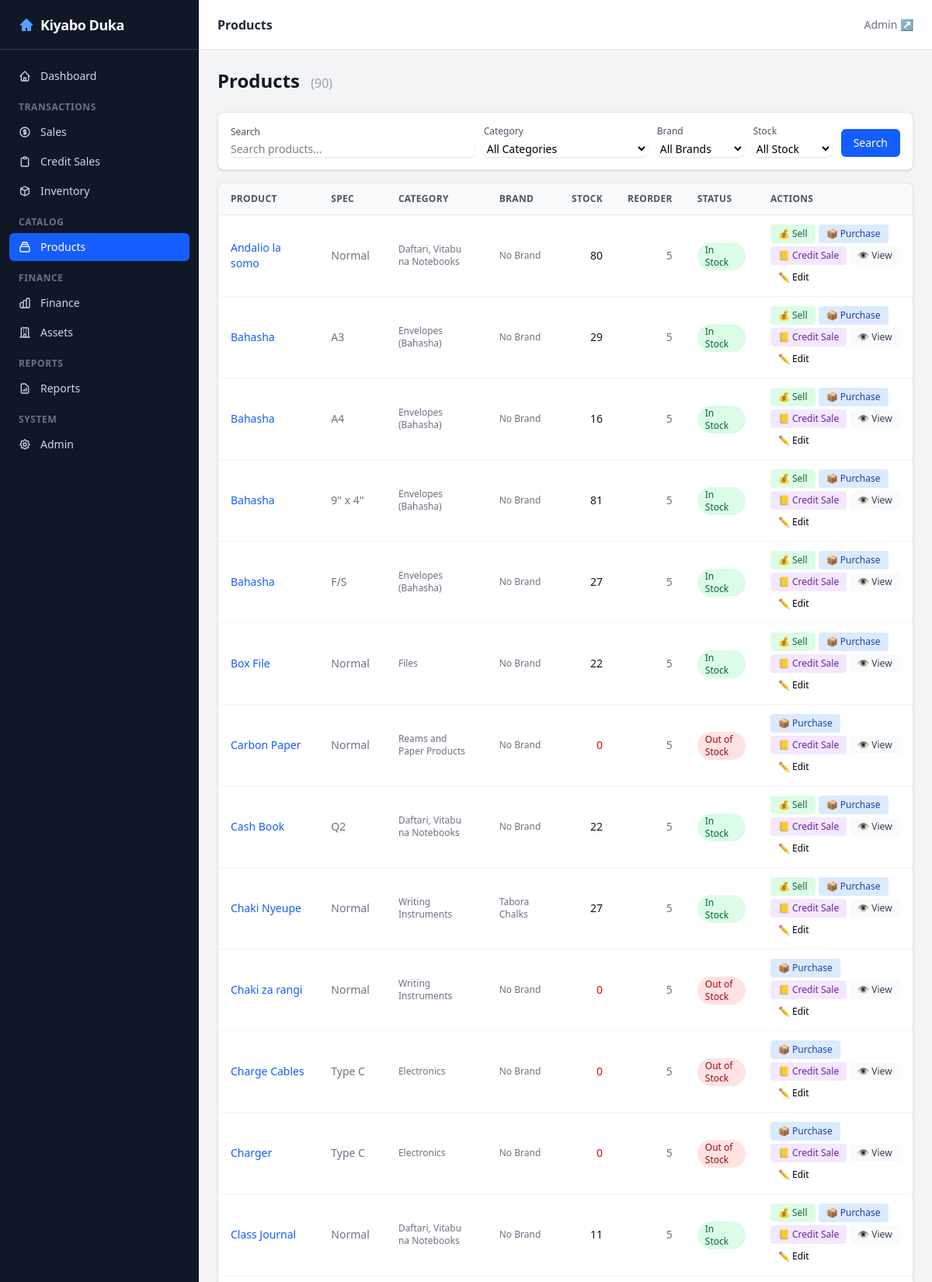
/catalog/products/ (upper part), run on the app's committed database.
### catalog/models.py (models this page shows, shortened)
class ProductSpec(TimestampedModel, ActionMixin):
    product = models.ForeignKey(Product, on_delete=models.PROTECT, related_name='specs')
    spec_value = models.ForeignKey(SpecValue, on_delete=models.PROTECT, related_name='product_specs')
    default_cost_price = models.DecimalField(max_digits=15, decimal_places=2, null=True, blank=True)
    default_selling_price = models.DecimalField(max_digits=15, decimal_places=2, null=True, blank=True)
    reorder_level = models.PositiveIntegerField(default=5)
    current_stock = models.IntegerField(default=0)
    cached_wac = models.DecimalField(max_digits=15, decimal_places=2, default=0,
                                     verbose_name='Cached Weighted Avg Cost')
    cached_stock_value = models.DecimalField(max_digits=15, decimal_places=2, default=0,
                                             verbose_name='Cached Stock Value (TZS)')
    budget_monthly_sales_qty = models.PositiveIntegerField(default=0)
    class Meta:
        unique_together = [['product', 'spec_value']]
        ordering = ['product__name', 'spec_value__value']
    def can_edit(self, user=None) -> bool:
        return True
    def get_absolute_url(self):
        from django.urls import reverse
        return reverse('catalog:product_detail', kwargs={'pk': self.pk})
    def get_update_url(self):
        from django.urls import reverse
        return reverse('catalog:product_detail', kwargs={'pk': self.pk})
    def get_sell_url(self):
        from django.urls import reverse
        return f"{reverse('sales:sale_create')}?product_spec={self.pk}"
    def get_purchase_url(self):
        from django.urls import reverse
        return f"{reverse('inventory:purchase_create')}?product_spec={self.pk}"
    def get_credit_sale_url(self):
        from django.urls import reverse
        return f"{reverse('credit:debt_create')}?product_spec={self.pk}"
    def can_sell(self):
        return self.current_stock > 0
    def can_purchase(self):
        return True
    def needs_reorder(self):
        return self.current_stock <= self.reorder_level and self.current_stock > 0
    def is_out_of_stock(self):
        return self.current_stock <= 0
    def get_status_badge_class(self):
        if self.is_out_of_stock():
            return 'bg-red-100 text-red-800'
        elif self.needs_reorder():
            return 'bg-yellow-100 text-yellow-800'
        else:
            return 'bg-green-100 text-green-800'
    def get_status_label(self):
        if self.is_out_of_stock():
            return 'Out of Stock'
        elif self.needs_reorder():
            return 'Low Stock'
        else:
            return 'In Stock'
    def get_quick_actions(self) -> list:
        actions = []
        if self.can_sell():
            actions.append({'label': 'Sell', 'url': self.get_sell_url(), 'icon': '💰'})
        if self.can_purchase():
            actions.append({'label': 'Purchase', 'url': self.get_purchase_url(), 'icon': '📦'})
        actions.append({'label': 'Credit Sale', 'url': self.get_credit_sale_url(), 'icon': '📒'})
        return actions

class Product(TimestampedModel):
    name = models.CharField(max_length=255)
    product_type = models.ForeignKey(ProductType, on_delete=models.PROTECT, related_name='products')
    brand = models.ForeignKey(Brand, on_delete=models.SET_NULL, null=True, blank=True, related_name='products')
    unit = models.ForeignKey(Unit, on_delete=models.SET_NULL, null=True, blank=True, related_name='products')
    image_path = models.CharField(max_length=255, blank=True)
    class Meta:
        unique_together = [['name', 'product_type', 'brand']]
        ordering = ['name']

class SpecValue(TimestampedModel):
    spec = models.ForeignKey(Spec, on_delete=models.PROTECT, related_name='values')
    value = models.CharField(max_length=255)
    class Meta:
        unique_together = [['spec', 'value']]
        ordering = ['spec__name', 'value']

class ProductType(TimestampedModel):
    category = models.ForeignKey(Category, on_delete=models.PROTECT, related_name='types')
    name = models.CharField(max_length=255)
    class Meta:
        unique_together = [['category', 'name']]
        ordering = ['category__name', 'name']

class Category(TimestampedModel):
    name = models.CharField(max_length=255, unique=True)
    class Meta:
        verbose_name_plural = 'Categories'
        ordering = ['name']

class Brand(TimestampedModel):
    name = models.CharField(max_length=255, unique=True)
    class Meta:
        ordering = ['name']

### catalog/views.py (the view, shortened to what this page needs)
# urls.py: path('products/', views.ProductSpecListView.as_view(), name='product_list'),
class ProductSpecListView(ListView):
    model = ProductSpec
    template_name = 'catalog/product_list.html'
    context_object_name = 'products'
    paginate_by = 50
    def get_queryset(self):
        queryset = ProductSpec.objects.select_related(
            'product', 'product__product_type', 'product__product_type__category',
            'product__brand', 'spec_value', 'product__unit'
        ).annotate(
            total_purchased=Coalesce(Sum('purchase_details__quantity'), 0, output_field=IntegerField()),
            total_sold=Coalesce(Sum('sales__quantity'), 0, output_field=IntegerField()),
        )
        search = self.request.GET.get('search', '').strip()
        category_id = self.request.GET.get('category')
        if category_id:
            queryset = queryset.filter(product__product_type__category_id=category_id)
        brand_id = self.request.GET.get('brand')
        if brand_id:
            queryset = queryset.filter(product__brand_id=brand_id)
        stock_status = self.request.GET.get('stock_status')
        if stock_status == 'out':
            queryset = queryset.filter(current_stock__lte=0)
        elif stock_status == 'low':
            queryset = queryset.filter(current_stock__gt=0, current_stock__lte=F('reorder_level'))
        elif stock_status == 'ok':
            queryset = queryset.filter(current_stock__gt=F('reorder_level'))
        sort_by = self.request.GET.get('sort', 'name')
        sort_order = self.request.GET.get('order', 'asc')
        sort_fields = {
            'name': 'product__name',
            'stock': 'current_stock',
            'cost': 'default_cost_price',
            'price': 'default_selling_price',
            'category': 'product__product_type__category__name',
        }
        if sort_by in sort_fields:
            field = sort_fields[sort_by]
            if sort_order == 'desc':
                field = '-' + field
            queryset = queryset.order_by(field)
        return queryset
    def get_context_data(self, **kwargs):
        context = super().get_context_data(**kwargs)
        context['categories'] = Category.objects.all()
        context['brands'] = Brand.objects.all()
        context['filters'] = {
            'search': self.request.GET.get('search', ''),
            'category': self.request.GET.get('category', ''),
            'brand': self.request.GET.get('brand', ''),
            'stock_status': self.request.GET.get('stock_status', ''),
            'sort': self.request.GET.get('sort', 'name'),
            'order': self.request.GET.get('order', 'asc'),
        }
        context['total_count'] = self.get_queryset().count()
        return context

### templates/catalog/product_list.html (shortened to what this page needs)
{% extends 'base.html' %}
{% block page_title %}<h1 class="text-base font-semibold text-gray-800">Products</h1>{% endblock %}
{% block content %}
<div class="flex items-center justify-between mb-6">
    <h1 class="text-2xl font-bold text-gray-900">Products
        {% if total_count %}<span class="ml-2 text-base font-normal text-gray-400">({{ total_count }})</span>{% endif %}
    </h1>
</div>
<div class="bg-white rounded-lg shadow-sm border border-gray-200 p-4 mb-4">
    <form method="get" class="flex flex-wrap gap-3 items-end">
        <div class="flex-1 min-w-48">
            <label class="block text-xs font-medium text-gray-600 mb-1">Search</label>
            <input type="text" name="search" value="{{ filters.search }}" placeholder="Search products..."
                   class="block w-full rounded-md border-gray-300 shadow-sm focus:border-blue-500 focus:ring-blue-500 text-sm">
        </div>
        <div>
            <label class="block text-xs font-medium text-gray-600 mb-1">Category</label>
            <select name="category" onchange="this.form.submit()"
                    class="block rounded-md border-gray-300 shadow-sm focus:border-blue-500 focus:ring-blue-500 text-sm">
                <option value="">All Categories</option>
            </select>
        </div>
        <div>
            <label class="block text-xs font-medium text-gray-600 mb-1">Brand</label>
            <select name="brand" onchange="this.form.submit()"
                    class="block rounded-md border-gray-300 shadow-sm focus:border-blue-500 focus:ring-blue-500 text-sm">
                <option value="">All Brands</option>
            </select>
        </div>
        <div>
            <label class="block text-xs font-medium text-gray-600 mb-1">Stock</label>
            <select name="stock_status" onchange="this.form.submit()"
                    class="block rounded-md border-gray-300 shadow-sm focus:border-blue-500 focus:ring-blue-500 text-sm">
                <option value="">All Stock</option>
            </select>
        </div>
        <button type="submit"
                class="inline-flex items-center px-4 py-2 bg-blue-600 text-white text-sm font-medium rounded-md hover:bg-blue-700 transition-colors">
            Search
        </button>
    </form>
</div>
<div class="bg-white rounded-lg shadow-sm border border-gray-200 overflow-hidden">
    <div class="overflow-x-auto">
        <table class="min-w-full divide-y divide-gray-200 text-sm">
            <thead class="bg-gray-50">
                <tr>
                    <th class="px-4 py-3 text-left text-xs font-semibold text-gray-600 uppercase tracking-wide">Product</th>
                    <th class="px-4 py-3 text-left text-xs font-semibold text-gray-600 uppercase tracking-wide">Spec</th>
                    <th class="px-4 py-3 text-left text-xs font-semibold text-gray-600 uppercase tracking-wide">Category</th>
                    <th class="px-4 py-3 text-left text-xs font-semibold text-gray-600 uppercase tracking-wide">Brand</th>
                    <th class="px-4 py-3 text-right text-xs font-semibold text-gray-600 uppercase tracking-wide">Stock</th>
                    <th class="px-4 py-3 text-right text-xs font-semibold text-gray-600 uppercase tracking-wide">Reorder</th>
                    <th class="px-4 py-3 text-left text-xs font-semibold text-gray-600 uppercase tracking-wide">Status</th>
                    <th class="px-4 py-3 text-left text-xs font-semibold text-gray-600 uppercase tracking-wide">Actions</th>
                </tr>
            </thead>
            <tbody class="divide-y divide-gray-100">
                {% for product in products %}
                <tr class="hover:bg-gray-50 transition-colors">
                    <td class="px-4 py-3">
                        <a href="{{ product.get_absolute_url }}" class="font-medium text-blue-600 hover:text-blue-700">
                            {{ product.product.name }}
                        </a>
                    </td>
                    <td class="px-4 py-3 text-gray-500">{{ product.spec_value.value }}</td>
                    <td class="px-4 py-3 text-gray-500 text-xs">{{ product.product.product_type.category.name }}</td>
                    <td class="px-4 py-3 text-gray-500 text-xs">{{ product.product.brand.name|default:"—" }}</td>
                    <td class="px-4 py-3 text-right tabular-nums font-medium
                        {% if product.is_out_of_stock %}text-red-600{% elif product.needs_reorder %}text-yellow-600{% else %}text-gray-900{% endif %}">
                        {{ product.current_stock }}
                    </td>
                    <td class="px-4 py-3 text-right tabular-nums text-gray-500">{{ product.reorder_level }}</td>
                    <td class="px-4 py-3">
                        <span class="inline-flex items-center px-2.5 py-0.5 rounded-full text-xs font-medium {{ product.get_status_badge_class }}">
                            {{ product.get_status_label }}
                        </span>
                    </td>
                    <td class="px-4 py-3">
                        <div class="flex gap-1 flex-wrap">
                            {% for action in product.get_quick_actions %}
                            <a href="{{ action.url }}"
                               class="px-2.5 py-1 text-xs font-medium rounded hover:opacity-90 transition-colors"
                               style="background-color: {% if action.label == 'Sell' %}#dcfce7{% elif action.label == 'Purchase' %}#dbeafe{% else %}#f3e8ff{% endif %}; color: {% if action.label == 'Sell' %}#166534{% elif action.label == 'Purchase' %}#1e40af{% else %}#6b21a8{% endif %};"
                               title="{{ action.label }}">
                                {{ action.icon }} {{ action.label }}
                            </a>
                            {% endfor %}
                            <a href="{{ product.get_absolute_url }}"
                               class="px-2.5 py-1 text-xs font-medium bg-gray-50 text-gray-700 rounded hover:bg-gray-100 transition-colors"
                               title="View details">
                                👁️ View
                            </a>
                            {% if product.can_edit %}
                            <a href="{{ product.get_update_url }}"
                               class="px-2.5 py-1 text-xs font-medium bg-indigo-50 text-indigo-700 rounded hover:bg-indigo-100 transition-colors"
                               title="Edit product">
                                ✏️ Edit
                            </a>
                            {% endif %}
                        </div>
                    </td>
                </tr>
                {% empty %}
                <tr>
                    <td colspan="8" class="px-4 py-8 text-center text-gray-400">No products found matching your criteria</td>
                </tr>
                {% endfor %}
            </tbody>
        </table>
    </div>
</div>
{% endblock %}

### data on the page
ProductSpec: product.name "Andalio la somo", spec_value.value "Normal", product.product_type.category.name "Daftari, Vitabu na Notebooks", product.brand.name "No Brand", current_stock "80", reorder_level "5", get_status_label "In Stock", icon "💰" "📦" "📒", label "Sell" "Purchase" "Credit Sale"
ProductSpec: product.name "Bahasha", spec_value.value "A3", product.product_type.category.name "Envelopes (Bahasha)", product.brand.name "No Brand", current_stock "29", reorder_level "5", get_status_label "In Stock", icon "💰" "📦" "📒", label "Sell" "Purchase" "Credit Sale"
ProductSpec: product.name "Bahasha", spec_value.value "A4", product.product_type.category.name "Envelopes (Bahasha)", product.brand.name "No Brand", current_stock "16", reorder_level "5", get_status_label "In Stock", icon "💰" "📦" "📒", label "Sell" "Purchase" "Credit Sale"
ProductSpec: product.name "Bahasha", spec_value.value "9\" x 4\"", product.product_type.category.name "Envelopes (Bahasha)", product.brand.name "No Brand", current_stock "81", reorder_level "5", get_status_label "In Stock", icon "💰" "📦" "📒", label "Sell" "Purchase" "Credit Sale"
ProductSpec: product.name "Bahasha", spec_value.value "F/S", product.product_type.category.name "Envelopes (Bahasha)", product.brand.name "No Brand", current_stock "27", reorder_level "5", get_status_label "In Stock", icon "💰" "📦" "📒", label "Sell" "Purchase" "Credit Sale"
ProductSpec: product.name "Box File", spec_value.value "Normal", product.product_type.category.name "Files", product.brand.name "No Brand", current_stock "22", reorder_level "5", get_status_label "In Stock", icon "💰" "📦" "📒", label "Sell" "Purchase" "Credit Sale"
ProductSpec: product.name "Carbon Paper", spec_value.value "Normal", product.product_type.category.name "Reams and Paper Products", product.brand.name "No Brand", current_stock "0", reorder_level "5", get_status_label "Out of Stock", icon "📦" "📒", label "Purchase" "Credit Sale"
ProductSpec: product.name "Cash Book", spec_value.value "Q2", product.product_type.category.name "Daftari, Vitabu na Notebooks", product.brand.name "No Brand", current_stock "22", reorder_level "5", get_status_label "In Stock", icon "💰" "📦" "📒", label "Sell" "Purchase" "Credit Sale"
ProductSpec: product.name "Chaki Nyeupe", spec_value.value "Normal", product.product_type.category.name "Writing Instruments", product.brand.name "Tabora Chalks", current_stock "27", reorder_level "5", get_status_label "In Stock", icon "💰" "📦" "📒", label "Sell" "Purchase" "Credit Sale"
ProductSpec: product.name "Chaki za rangi", spec_value.value "Normal", product.product_type.category.name "Writing Instruments", product.brand.name "No Brand", current_stock "0", reorder_level "5", get_status_label "Out of Stock", icon "📦" "📒", label "Purchase" "Credit Sale"
ProductSpec: product.name "Charge Cables", spec_value.value "Type C", product.product_type.category.name "Electronics", product.brand.name "No Brand", current_stock "0", reorder_level "5", get_status_label "Out of Stock", icon "📦" "📒", label "Purchase" "Credit Sale"
ProductSpec: product.name "Charger", spec_value.value "Type C", product.product_type.category.name "Electronics", product.brand.name "No Brand", current_stock "0", reorder_level "5", get_status_label "Out of Stock", icon "📦" "📒", label "Purchase" "Credit Sale"
ProductSpec: product.name "Class Journal", spec_value.value "Normal", product.product_type.category.name "Daftari, Vitabu na Notebooks", product.brand.name "No Brand", current_stock "11", reorder_level "5", get_status_label "In Stock", icon "💰" "📦" "📒", label "Sell" "Purchase" "Credit Sale"

### other printed values
{{ total_count }} "90"
